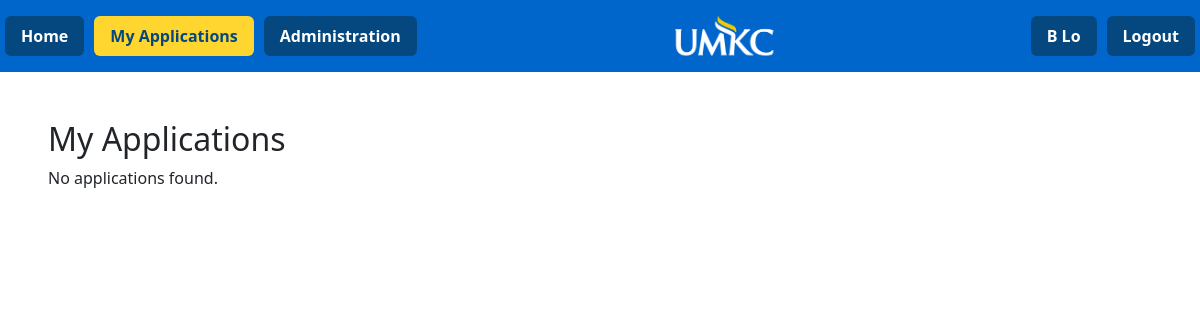
The app's page /applications (signed in), older data.
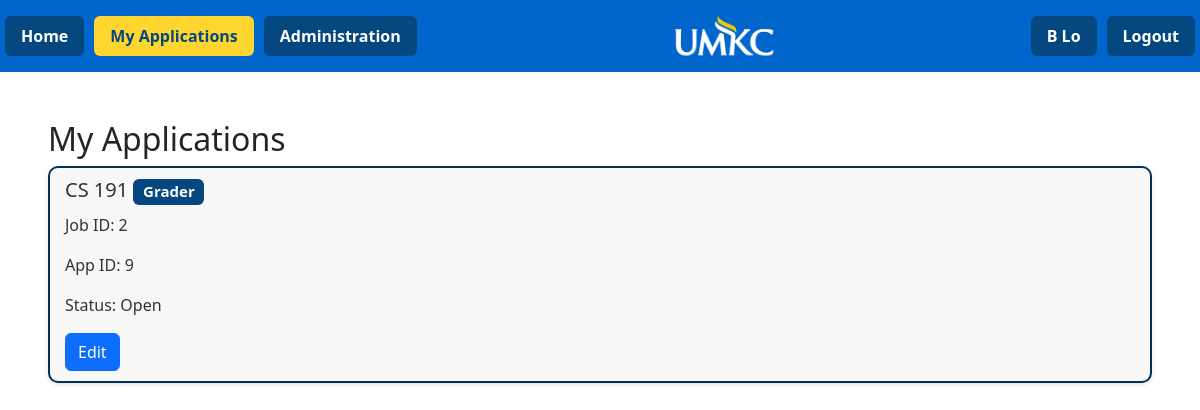
The same page, newer data.
### gta/model/models.py (models this page shows, shortened)
class Users(UserMixin, db.Model):
    __tablename__ = "Users"
    user_id = db.Column(db.Integer, primary_key=True)
    user_fname = db.Column(db.String(25), nullable=False)
    user_lname = db.Column(db.String(25), nullable=False)
    user_email = db.Column(db.String(25), nullable=False, unique=True)
    role = db.Column(db.Integer, db.ForeignKey("Roles.role_id"), nullable=False)
    major = db.Column(db.Integer, db.ForeignKey("Majors.major_id"), nullable=False)
    degree = db.Column(db.Integer, db.ForeignKey("Degrees.degree_id"), nullable=False)
    gpa = db.Column(db.Numeric(3,2))
    hours = db.Column(db.Numeric(3,2))
    user_pass = db.Column(db.String)
    role_relation = db.relationship('Roles', backref='users', lazy=True)
    major_relation = db.relationship('Majors', backref='users', lazy=True)
    degree_relation = db.relationship('Degrees', backref='users', lazy=True)

class Applications(db.Model):
    app_id = db.Column(db.Integer, primary_key=True)
    user_id = db.Column(db.Integer, db.ForeignKey("Users.user_id"))
    course_id = db.Column(db.Integer, db.ForeignKey("Courses.course_id"))
    status = db.Column(db.Boolean, nullable=False)
    editable = db.Column(db.Boolean, nullable=False)
    job_id = db.Column(db.Integer, db.ForeignKey("Jobs.job_id"))
    gta_cert_file_name = db.Column(db.String(50))
    transcript_file_name = db.Column(db.String(50), nullable=False)

class Courses(db.Model):
    __tablename__ = "Courses"
    course_id = db.Column(db.Integer, primary_key=True)
    course_name = db.Column(db.String(25), nullable=False)
    course_level = db.Column(db.String(50), nullable=False)
    major_id = db.Column(db.Integer, db.ForeignKey("Majors.major_id"))

class Roles(db.Model):
    __tablename__ = "Roles"
    role_id = db.Column(db.Integer, primary_key=True)
    role_name = db.Column(db.String(25), nullable=False)

class Jobs(db.Model):
    __tablename__ = "Jobs"
    job_id = db.Column(db.Integer,autoincrement=True, primary_key=True )
    role_id = db.Column(db.Integer, db.ForeignKey("Roles.role_id"))
    course_required = db.Column(db.Integer, db.ForeignKey("Courses.course_id"))
    certification_required = db.Column(db.Boolean, nullable=False)
    status = db.Column(db.Boolean, nullable=False)
    user_id = db.Column(db.Integer, db.ForeignKey("Users.user_id"))

### gta/main/routes.py (the view)
@mbp.route('/applications', methods=['GET'])
@login_required
def ApplicationsPage():
    with app.app_context():
        resa = db.session.execute(db.select(Courses.course_name, Roles.role_name, Applications.status, Applications.editable, Applications.app_id,Jobs.job_id).where(Applications.user_id == session["_user_id"]).where(Courses.course_id == Applications.course_id).where(Applications.job_id == Jobs.job_id).where(Jobs.role_id == Roles.role_id)).all()
    applications = [a for a in resa]
    print(applications)
    return render_template('applications.html', applications = applications)

### gta/main/routes.py (called while the page is built)
@login_manager.user_loader
def load_user(user_id):
    return Users.query.get(int(user_id))

### gta/templates/applications.html (shortened to what this page needs)
{% extends 'base.html' %}
{% block content %}
<h2>My Applications</h2>
{% if applications %}
    {% for a in applications %}
    <li class="list-group-item">
        <h5>{{ a[0] }} <span class="badge badge-primary">{{ a[1] }}</span></h5>
        <p>Job ID: {{ a [5] }}</p>
        <p>App ID: {{ a[4] }}</p>
        <p>Status: {% if a[3] %} Open {% else %} Closed {% endif %}</p>
        {% if a[3] == False%}
        <p>Currently cannot be edited (Closed)</p>
        {% else %}
        <a href = "{{ url_for('form.UpdateApplication', app_id= a[4])}}" class="btn btn-primary">Edit</a>
        {% endif %}
    </li>
    {% endfor %}
{% else %}
    <p>No applications found.</p>
{% endif %}
{% endblock %}

### gta/templates/base.html (shortened to what this page needs)
{% from 'bootstrap5/nav.html' import render_nav_item %}
<!DOCTYPE html>
    <head>
        {% block styles %}
            {{ bootstrap.load_css() }}
            <link rel="stylesheet" href="{{ url_for('static', filename='style.css')}}" type="text/css">
        {% endblock %}
    </head>
    <body>
        <nav class="navbar navbar-extended-sm my-navbar">
            <div class="navbar navbar-nav mr-auto">
                <ul class="nav nav-pills">
                    <li class="nav-item" name="nav-home" style="margin-inline: 5px;">
                    {{ render_nav_item('main.Home', 'Home') }}
                    </li>
                    {% if current_user.is_authenticated %}
                        <li class="nav-item" name="nav-applications" style="margin-inline: 5px;">
                        {{ render_nav_item('main.ApplicationsPage', 'My Applications') }}
                        </li>
                        {% if current_user.role == 5%}
                            <li class="nav-item" name="nav-admin" style="margin-inline: 5px;">
                            {{ render_nav_item('main.AdminPage', 'Administration') }}
                            </li>
                        {% endif %}
                    {% endif %}
                </ul>
            </div>
            <div class="navbar-center">
                <img src="{{ url_for('static', filename='images/umkc_transparent.png') }}" alt="UMKC Logo" style="max-height: 50px;">
            </div>
            <div class="navbar navbar-nav ml-auto">
                <ul class="nav nav-pills">
                    {% if current_user.is_authenticated %}
                        <li class="nav-item" name="nav-profile" style="margin-inline: 5px;">
                            {{ render_nav_item('form.ProfilePage', current_user.user_fname ~ ' ' ~ current_user.user_lname) }}
                        </li>
                        <li class="nav-item" name="nav-logout" style="margin-inline: 5px;">
                            {{ render_nav_item('main.Logout', 'Logout')}}
                        </li>
                    {% endif %}
                </ul>
            </div>
        </nav>
    <main class="m-4 p-4">
        {% block content %}
        {% endblock %}
    </main>
    </body>
</html>

### gta/static/style.css (style rules this page uses)
.my-navbar { background-color: var(--light-blue); color: var(--dark-blue); }
.nav-pills .nav-link { background-color: var(--dark-blue); color: var(--white); font-weight: bold; }
.nav-pills .nav-link.active { background-color: var(--yellow); color: var(--dark-blue); }
.badge-primary { background-color: var(--dark-blue); color: var(--white); }
.list-group-item { width: 100%; padding: 10px 15px; margin-bottom: 5px; background-color: #f7f7f7; border: 2px solid var(--hover-blue); border-radius: 10px; font-weight: 500; color: #333; box-shadow: 0 2px 4px rgba(0, 0, 0, 0.1); transition: background-color 0.3s, box-shadow 0.3s; }
.my-navbar { display: flex; justify-content: space-between; align-items: center; }
.navbar-center { flex-grow: 1; display: flex; justify-content: center; }
.navbar-center img { max-height: 50px; }

Row changes from the older to the newer data that the page shows:
added Applications: course_name "CS 191", role_name "Grader", job_id "2", app_id "9", editable "Open"
Text that changed along with them:
text no longer shown: "No applications found."
